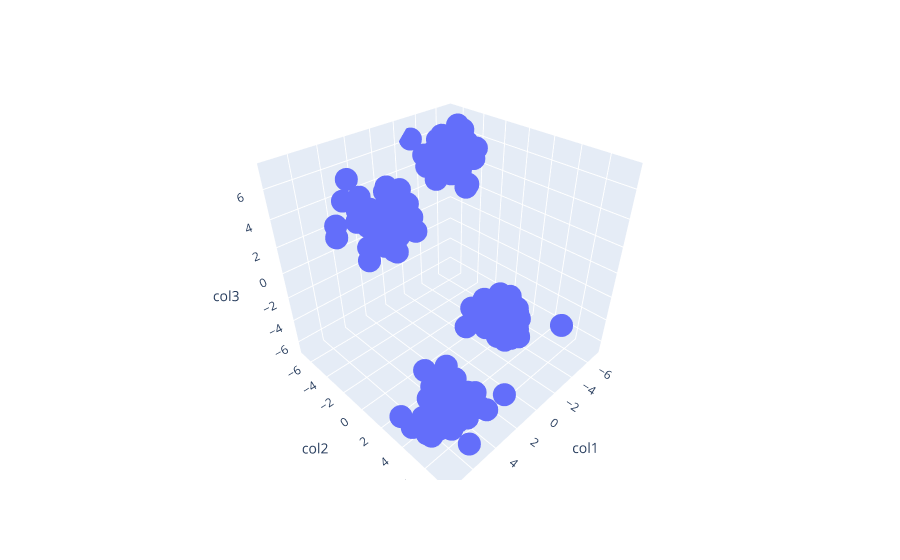

This figure's notebook cell:
### Code cell
fig = px.scatter_3d(df,x='col1', y='col2', z='col3')#,color='label')
fig.show()

### Figure 1 — Plotly figure (JSON) as saved in the notebook; plotly's stock layout.template omitted (floating-point values rounded to 4 significant figures; data arrays with more than 128 entries replaced by an {"elided": "..."} marker saying what was removed)
{"data": [{"hovertemplate": "col1=%{x}<br>col2=%{y}<br>col3=%{z}<extra></extra>", "legendgroup": "", "marker": {"color": "#636efa", "symbol": "circle"}, "mode": "markers", "name": "", "scene": "scene", "showlegend": false, "type": "scatter3d", "x": {"elided": "200 float values"}, "y": {"elided": "200 float values"}, "z": {"elided": "200 float values"}}], "layout": {"legend": {"tracegroupgap": 0}, "margin": {"t": 60}, "scene": {"domain": {"x": [0, 1], "y": [0, 1]}, "xaxis": {"title": {"text": "col1"}}, "yaxis": {"title": {"text": "col2"}}, "zaxis": {"title": {"text": "col3"}}}}}
